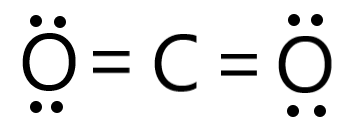
#> input picture data/sample_co2.png, 351 x 130 px, found by its file name
$ python atom_information.py
#> lines starting #> are read from the running program, lines starting #| are printed output that depends on the picture; after the words box and inside, x2 and y2 are one past the last pixel; in counts of white or black regions, pixels touching at a corner belong together
#> further down, image is the input picture: shape (130, 351, 3); min 0, max 255, mean 230.9
### arm/atom_information_helper.py
import cv2

def showImage(name, img):
#> called with name = 'Original'
    cv2.imshow(name, img)
    while(cv2.waitKey(30) & 0xFF != ord('q')):
#> (key q is pressed here)
        pass

def preprocess_image(img):
    # Convert the image to gray scale
    gray = cv2.cvtColor(img, cv2.COLOR_BGR2GRAY)

    # Performing OTSU threshold
    ret, thresh1 = cv2.threshold(gray,
                                 0,
                                 255,
                                 cv2.THRESH_OTSU | cv2.THRESH_BINARY_INV)
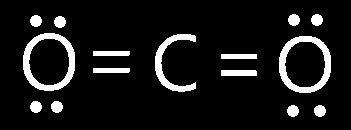
#> thresh1: shape (130, 351); 9.5% white; 15 white regions, largest, box (x1, y1, x2, y2) and area: (279, 36, 331, 93) 999, (23, 33, 75, 91) 997, (155, 34, 196, 92) 680
#> ret = 133

    # Specify structure shape and kernel size.
    # Kernel size increases or decreases the area
    # of the rectangle to be detected.
    # A smaller value like (10, 10) will detect
    # each word instead of a sentence.
    rect_kernel = cv2.getStructuringElement(cv2.MORPH_RECT, (5, 5))

    # Applying dilation on the threshold image
    dilation = cv2.dilate(thresh1, rect_kernel, iterations = 1)
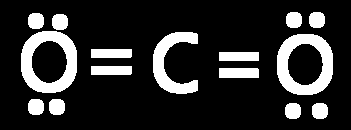
#> dilation: shape (130, 351); 17.8% white; 15 white regions

    return dilation

def get_atom_bounding_box(element):
    return


def get_atom_center_coordinates(element):
    return

### arm/atom_information.py
import cv2
from atom_information_helper import preprocess_image, showImage

def iterate_contours(img):
    showImage("Original", image)
    dilation = preprocess_image(img)

    # Finding contours
    contours, hierarchy = cv2.findContours(dilation,
                                           cv2.RETR_EXTERNAL,
                                           cv2.CHAIN_APPROX_NONE)
#> contours = 15 contours; largest, box (x1, y1, x2, y2) and area: (21, 31, 77, 93) 2840, (277, 34, 333, 95) 2808, (153, 32, 198, 94) 1140, (219, 68, 259, 78) 350, (91, 66, 132, 75) 320

    # Creating a copy of image
    im2 = img.copy()

    for cnt in contours:
        x, y, w, h = cv2.boundingRect(cnt)

        # Drawing a rectangle on copied image
        rect = cv2.rectangle(im2, (x, y), (x + w, y + h), (0, 255, 0), 2)

        custom_config = r'--oem 3 --psm 6'
        # element = pytesseract.image_to_string(img, config=custom_config)

        # print("The element is:", element)

        showImage("Added Boxes", rect)
#> this loop made 15 passes; (key Esc is pressed on pass 1)
#> (x, y, w, h) on passes 1 to 12: (312, 103, 16, 16), (285, 103, 16, 16), (49, 99, 16, 16), (28, 99, 16, 16), (219, 68, 40, 10), (91, 66, 41, 9), (219, 52, 40, 9), (91, 49, 41, 9), (277, 34, 56, 61), (153, 32, 45, 62), (21, 31, 56, 62), (52, 14, 16, 16)
#> pass 2, in iterate_contours, `rect = cv2.rectangle(im2, (x, y), (x + w, y + h), (0, 255, 0), 2)`:
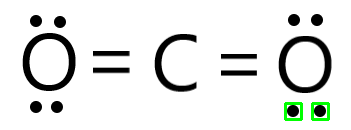
#> rect: shape (130, 351, 3); mean B, G, R 228.8, 230.9, 228.8
#> pass 3, in iterate_contours, `rect = cv2.rectangle(im2, (x, y), (x + w, y + h), (0, 255, 0), 2)`:
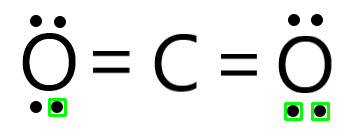
#> rect: shape (130, 351, 3); 0.41% of pixels changed, all inside (x1, y1, x2, y2) = (48, 98, 67, 117)
#> after the loop:
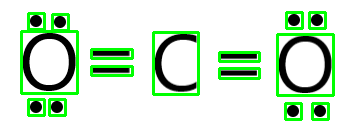
#> im2: shape (130, 351, 3); 10.23% of pixels changed, all inside (x1, y1, x2, y2) = (20, 11, 335, 121)

    return

image = cv2.imread(r'C:\Users\Hetav Pandya\Downloads\chem_mystery\data\sample_co2.png')
iterate_contours(image)

$ run again, with data/cl.png copied over data/sample_co2.png
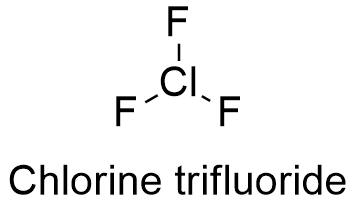
#> input picture data/cl.png, 357 x 216 px, found by its file name
#> image is the input picture: shape (216, 357, 3); mean B, G, R 241.5, 241.5, 241.5
#> in preprocess_image, `ret, thresh1 = cv2.threshold(gray, 0, 255, cv2.THRESH_OTSU | cv2.THRES..`:
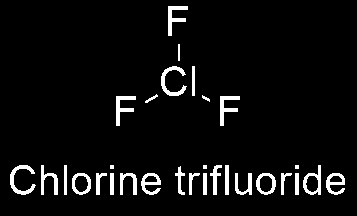
#> thresh1: shape (216, 357); 5.3% white; 30 white regions (3 under 20 px), largest, box (x1, y1, x2, y2) and area: (161, 66, 187, 96) 265, (10, 165, 36, 195) 262, (168, 6, 188, 36) 240
#> ret = 134
#> dilation: shape (216, 357); 12.9% white; 18 white regions
#> contours = 18 contours; largest, box (x1, y1, x2, y2) and area: (173, 163, 231, 197) 1318, (279, 163, 323, 197) 990, (233, 171, 278, 197) 884, (118, 171, 163, 197) 884, (159, 64, 189, 98) 568
#> the loop in iterate_contours, `for cnt in contours:` made 18 passes; (key Esc is pressed on pass 1)
#> (x, y, w, h) on passes 1 to 8: (324, 171, 23, 26), (233, 171, 45, 26), (118, 171, 45, 26), (70, 171, 23, 26), (279, 163, 44, 34), (173, 163, 58, 34), (94, 163, 22, 34), (62, 163, 7, 34)
#> after the loop in iterate_contours, `for cnt in contours:`:
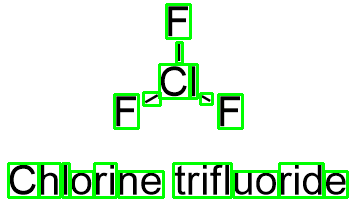
#> im2: shape (216, 357, 3); 6.94% of pixels changed, all inside (x1, y1, x2, y2) = (7, 3, 349, 199)
